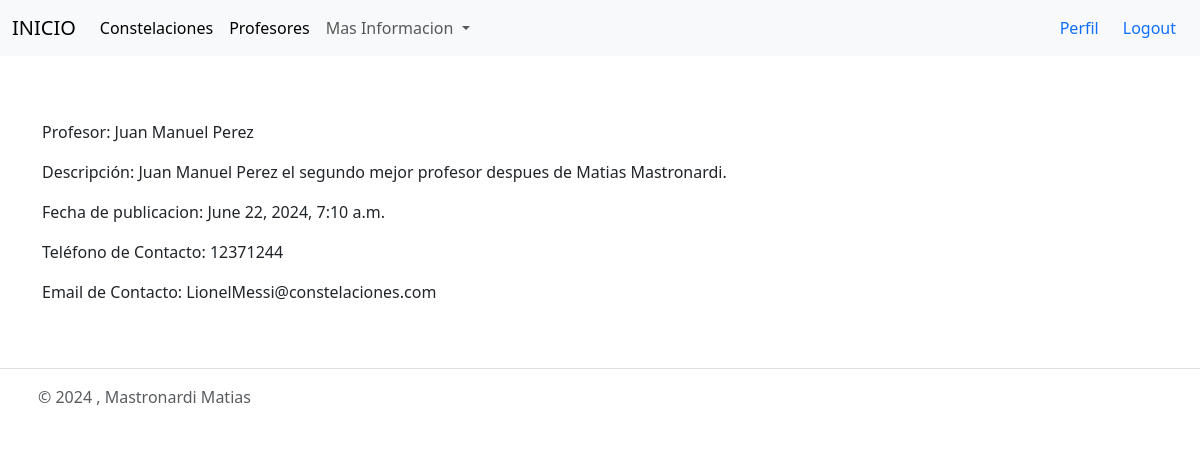
Page /profesoresDetalle/9/ (signed in) on the committed database.
### app/models.py (models this page shows, shortened)
class Profesores(models.Model):
    constelaciondisponibles =(
        ('Relación padres-hijos' , 'relación padres-hijos' ) ,
        ('Pareja' , 'pareja'),
        ('Excluidos' , 'excluidos'),
        ('Divorcios o separaciones' , 'divorcios o separaciones' ),
        ('Trabajo','trabajo'),
        ('Guerras' , 'guerras'),
        ('Muertes tempranas', 'muertes tempranas'),
        ('otros' , 'Otros'),
    )
    usuario = models.ForeignKey(User, on_delete=models.CASCADE, null=True, blank=True)
    Profesor = models.CharField(max_length=200)
    constelacionnesDadas = models.CharField(max_length=40, choices=constelaciondisponibles, default='Ninguna')
    descripcion = models.TextField(null=True, blank=True)
    fechaPublicacion = models.DateTimeField(auto_now_add=True)
    telefonoContacto = models.IntegerField()
    emailContacto = models.EmailField()
    imagendeProfesor = models.ImageField(null=True, blank=True, upload_to="media/")
    class Meta:
        ordering = ['usuario', '-fechaPublicacion']

### app/views.py (the view)
# urls.py: path('profesoresDetalle/<int:pk>/', ProfesoresDetalleView.as_view(), name='profesoresDetalle'),
class ProfesoresDetalleView(LoginRequiredMixin, DetailView):
    model = Profesores
    context_object_name = 'profesor'
    template_name = 'ProfesorDetalle.html'

### app/templates/ProfesorDetalle.html (shortened to what this page needs)
{% extends 'Padre.html' %}
{% block content %}
<br>
<br>
<div class="container">
<p>Profesor: {{profesor.Profesor}}</p>
<p>Descripción: {{profesor.descripcion}}</p>
<p>Fecha de publicacion: {{profesor.fechaPublicacion}}</p>
<p>Teléfono de Contacto: {{profesor.telefonoContacto}}</p>
<p>Email de Contacto: {{profesor.emailContacto}}</p>
</div>
<br>
{% endblock %}

### rows in the picture
Profesores: Profesor "Juan Manuel Perez", descripcion "Juan Manuel Perez el segundo mejor profesor despues de Matias Mastronardi.", fechaPublicacion "June 22, 2024, 7:10 a.m.", telefonoContacto "12371244", emailContacto "LionelMessi@constelaciones.com"
